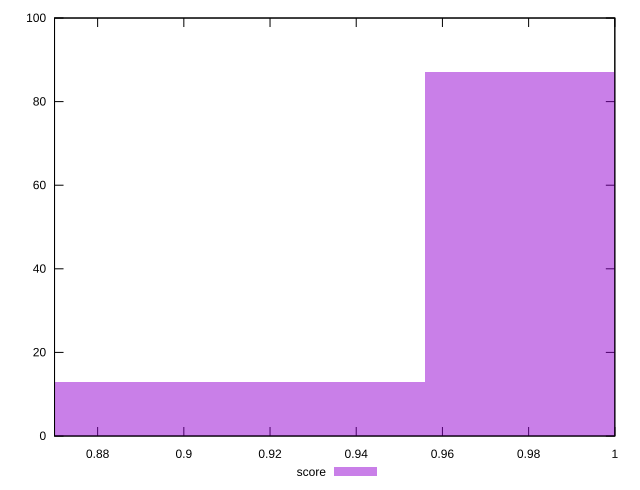

This chart was generated by the following gnuplot code:
reset

$score <<EOF
0.9104149837107047 13
1.0014564820817753 87
EOF

set key outside below
set boxwidth 0.09104149837107048
set xrange [0.87:1]
set yrange [0:100]
set trange [0:100]
set style fill transparent solid 0.5 noborder
set terminal svg size 640, 490 enhanced background rgb 'white'
set output "report_00018_2021-02-10T15-25-16.877Z/uses-http2/samples/pages+cached+noadtech+nomedia/score/histogram.svg"

plot $score title "score" with boxes

reset
